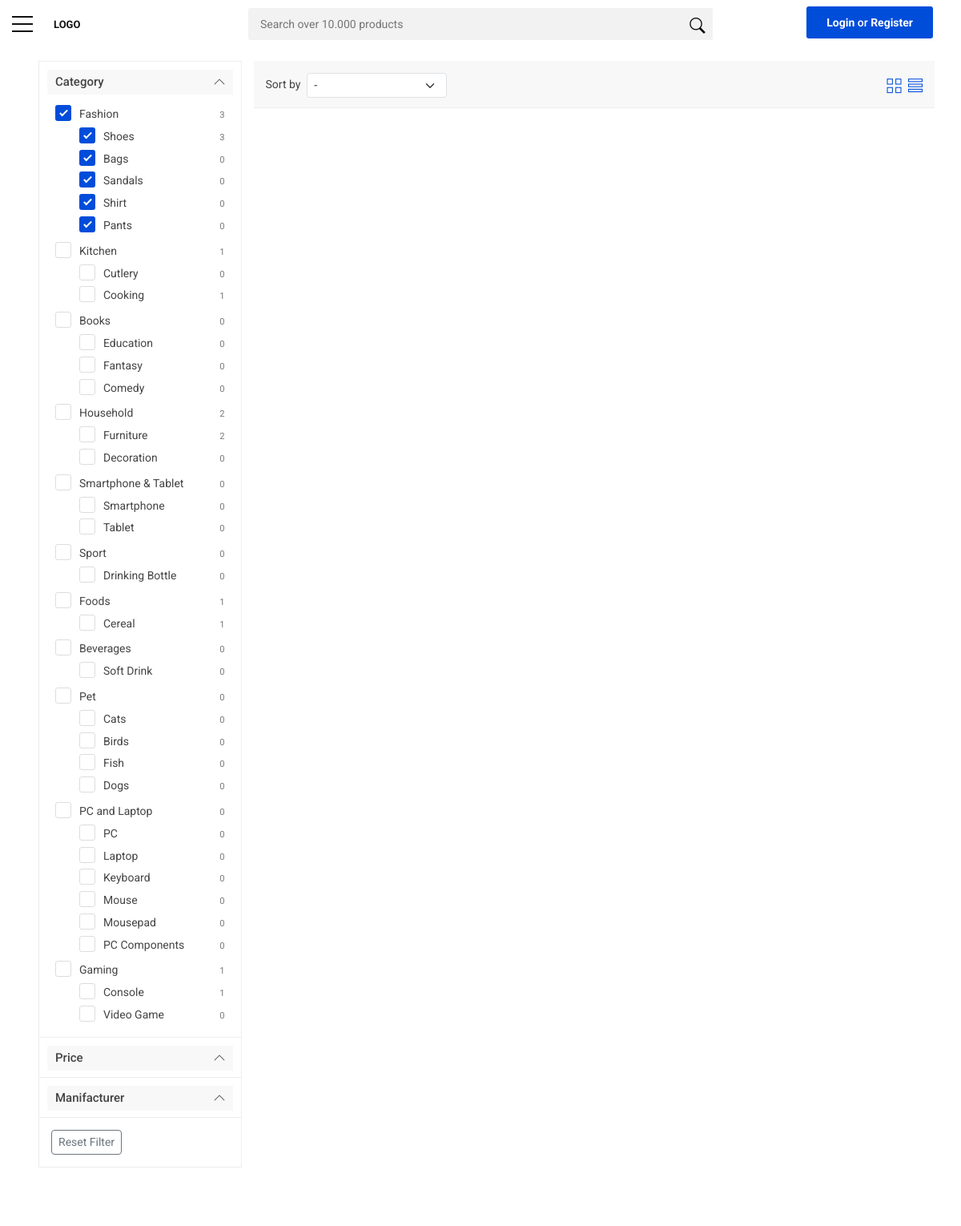
The page /index.php?page=list&view=list&category_id=3 on the database its author committed.
### tables this page shows
CREATE TABLE `category` (
  `category_id` int(11) NOT NULL,
  `category_name` varchar(100) NOT NULL
);

CREATE TABLE `subcategory` (
  `subcategory_id` int(11) NOT NULL,
  `subcategory_name` varchar(100) NOT NULL,
  `category_id` int(11) NOT NULL
);

### config/connect.php (called while the page is built, shortened)
<?php
$severname = '127.0.0.1';
$username = 'root';
$password = '';
$dbname = 'online_shop';
$connect = mysqli_connect($severname, $username, $password, $dbname);
function get($table, $condition = '', $select = '*')
{
    global $connect;
    $query = "SELECT " . $select . " FROM " . $table . " " . $condition;
    $result = mysqli_query($connect, $query);
    return $result;
}

### index.php (the view, shortened to what this page needs)
<?php
include_once 'config/connect.php';
?>
<!DOCTYPE html>
<html lang="en">
<head>
	<link href="https://cdn.jsdelivr.net/npm/bootstrap@5.3.0/dist/css/bootstrap.min.css" rel="stylesheet">
	<link href="css/bootstrap.custom.min.css" rel="stylesheet">
	<link href="css/style.css" rel="stylesheet">
	<link href="css/home_1.css" rel="stylesheet">
	<link href="css/custom.css" rel="stylesheet">
</head>
<body>
	<div id="page">
		<header class="version_1">
			<div class="main_nav Sticky">
				<div class="container">
					<div class="row small-gutters">
						<div class="col-xl-3 col-lg-3 col-md-3">
							<nav class="categories">
								<ul class="clearfix">
									<li>
										<span>
											<a>
												<button class="hamburger hamburger--spin" type="button">
													<span class="hamburger-box">
														<span class="hamburger-inner"></span>
													</span>
												</button>
											</a>
										</span>
										<span>
											<a href="index.php" class="pl-3">LOGO</a>
										</span>
												<?php
												$result = get('category');
												foreach ($result as $data) :
													$category_id = $data['category_id'];
												?>
														<?php
														$result = get('subcategory', 'WHERE category_id=' . $category_id);
														?>
												<?php
												endforeach
												?>
									</li>
								</ul>
							</nav>
						</div>
						<form id="form_search" class="col-xl-6 col-lg-7 col-md-6 d-none d-md-block" method="GET" action="">
							<div class="custom-search-input">
								<input id="search_input" name="search_input" type="text" placeholder="Search over 10.000 products">
								<button name="search_submit" type="submit">
									<i style="font-size:smaller" class="header-icon_search_custom"></i>
								</button>
							</div>
						</form>
						<div class="col-xl-3 col-lg-2 col-md-3">
							<ul class="top_tools">
								<?php
								if (isset($_SESSION['email'])) :
									$email = $_SESSION['email'];
									$result = get('user', 'WHERE email="' . $email . '"');
									$data = mysqli_fetch_assoc($result);
									$user_id = $data['user_id'];
									$user_role = $data['role'];
									if ($user_role != 'seller') :
								?>
										<li>
											<div class="dropdown dropdown-cart">
												<a href="index.php?page=cart_list" style="padding-top:8px">
													<i class="ti-shopping-cart" style="font-size:21pt"></i>
													<?php
													$result = get('cart', 'WHERE user_id=' . $user_id);
													if (mysqli_fetch_assoc($result) > 0) :
														$result = get('cart', 'WHERE user_id=' . $user_id, '*,SUM(quantity) AS total_quantity');
														$data = mysqli_fetch_assoc($result);
														$total_quantity = $data['total_quantity'];
														if ($total_quantity > 0) :
													?>
															<strong><?= $total_quantity ?></strong>
														<?php endif ?>
													<?php endif ?>
												</a>
												<?php
												$get_cart = get('cart', 'WHERE user_id=' . $user_id . ' GROUP BY product_id', '*,SUM(quantity) AS total_quantity');
												if (mysqli_num_rows($get_cart) > 0) :
												?>
													<div class="dropdown-menu" style="width: 300px;">
														<ul>
															<?php
															$subtotal_price = 0;
															foreach ($get_cart as $data_cart) :
																$cart_id = $data_cart['cart_id'];
																$product_id = $data_cart['product_id'];
																$total_quantity = $data_cart['total_quantity'];
																$get_cart_product = get('product', 'WHERE product_id=' . $product_id);
																$data_cart_product = mysqli_fetch_assoc($get_cart_product);
																$cart_product_name = $data_cart_product['product_name'];
																$cart_product_price = $data_cart_product['price'];
																$get_cart_product_image = get('product_image', 'WHERE product_id=' . $product_id . ' ORDER BY image_index DESC');
																if (mysqli_num_rows($get_cart_product_image) > 0) {
																	$data_cart_product_image = mysqli_fetch_assoc($get_cart_product_image);
																	$product_image = $data_cart_product_image['image_name'];
																}
																$get_sale = get('sale', 'WHERE product_id=' . $product_id);
																if (mysqli_num_rows($get_sale) > 0) {
																	$data_sale = mysqli_fetch_assoc($get_sale);
																	$sale = $data_sale['sale'];
																	$price_sale = $cart_product_price - $cart_product_price * (int)$sale / 100;
																	$subtotal_product = $total_quantity * $price_sale;
																	$subtotal_price += $subtotal_product;
																} else {
																	$subtotal_product = $total_quantity * $cart_product_price;
																	$subtotal_price += $subtotal_product;
																}
															?>
																<li style="border:none">
																	<a style="border-bottom:1px solid #ededed" href="index.php?page=product_view&product_id=<?= $product_id ?>">
																		<figure style="width:70px; height:70px;">
																			<?php
																			if (mysqli_num_rows($get_cart_product_image) > 0) :
																			?>
																				<img src="uploads/product/<?= $product_image ?>" alt="product_image" width="100%" style="width:60px; height:60px; object-fit:scale-down">
																			<?php else : ?>
																				<img src="uploads/product/default.jpg" alt="product_image" width="100%" style="width:60px; height:60px; object-fit:scale-down">
																			<?php endif ?>
																		</figure>
																		<div class="ml-4">
																			<p class="m-0" style="font-size:larger; font-weight:500">
																				<span style="color:#004cd7">
																					<?= $total_quantity . '&times; ' ?>
																				</span>
																				<?= $cart_product_name ?>
																			</p>
																			<?php
																			$get_sale = get('sale', 'WHERE product_id=' . $product_id);
																			if (mysqli_num_rows($get_sale) > 0) :
																			?>
																				<p class="new_price m-0"><?= rupiah($price_sale) ?></p>
																				<p class="old_price m-0" style="font-size:small"><?= rupiah($cart_product_price) ?></p>
																			<?php else : ?>
																				<p class="new_price m-0"><?= rupiah($cart_product_price) ?></p>
																			<?php endif ?>
																		</div>
																	</a>
																	<a href="index.php?page=cart_delete&product_id=<?= $product_id ?>" onclick="return confirm('Are you sure you want to REMOVE this PRODUCT from your cart?')" class="action">
																		<i class="ti-trash"></i>
																	</a>
																</li>
															<?php endforeach ?>
														</ul>
														<?php
														$shipping_price = 17000;
														$total_price = $subtotal_price + $shipping_price;
														?>
														<div class="row mt-4">
															<div class="col-6">
																<p class="m-0">Subtotal</p>
																<p class="m-0">Shipping</p>
															</div>
															<div class="col-6">
																<span style="float: right"><?= rupiah($subtotal_price) ?></span>
																<span style="float: right"><?= rupiah($shipping_price) ?></span>
															</div>
														</div>
														<div style="font-size: large; font-weight:bold;" class="mt-2 row">
															<div class="col-6">
																<p class="m-0">Total</p>
															</div>
															<div class="col-6">
																<span style="float: right"><?= rupiah($total_price) ?></span>
															</div>
														</div>
														<a href="index.php?page=cart_list" class="btn_1 mt-2">View Cart</a>
													</div>
												<?php endif ?>
											</div>
										</li>
										<li>
											<a href="index.php?page=wishlist_list" style="padding-top:8px">
												<i class="ti-heart" style="font-size:18pt"></i>
											</a>
										</li>
									<?php else : ?>
										<li>
											<a class="discuss pt-1" href="index.php?page=seller_notification">
												<i style="font-size:14pt" class="ti-announcement"></i>
												<?php
												$get_report_review = get(
													'review_report',
													'INNER JOIN review ON review_report.review_id = review.review_id INNER JOIN product ON review.product_id = product.product_id WHERE product.seller_id =' . $user_id,
													'count(seller_id)'
												);
												$data_discussion = mysqli_fetch_assoc($get_report_review);
												$discussion_count = $data_discussion['count(seller_id)'];
												if ($discussion_count > 0) :
												?>
													<strong><?= $discussion_count ?></strong>
												<?php endif ?>
											</a>
										</li>
									<?php endif ?>
								<?php else : ?>
									<a href="index.php?page=login" class="btn_1  mt-2">
										<b>Login</b> or <b>Register</b>
									</a>
								<?php endif ?>
							</ul>
						</div>
					</div>
				</div>
			</div>
		</header>
		<?php include 'config/page.php' ?>
		<footer class="revealed pt-5 pb-2">
			<div class="container">
				<div class="row">
					<div class="col-2">
						<h3 data-target="#collapse_1">Quick Links</h3>
						<div class="collapse dont-collapse-sm links" id="collapse_1">
							<ul>
								<li class="mb-1"><a href="index.php?page=view_profile">My Profile</a></li>
								<li class="mb-1"><a href="index.php?page=about">About Us</a></li>
								<li class="mb-1"><a href="index.php?page=help">Help & FAQ</a></li>
								<li class="mb-1"><a href="index.php?blog">Blog</a></li>
							</ul>
						</div>
					</div>
					<div class="col-4">
						<h3 data-target="#collapse_2">Categories</h3>
						<div class="collapse dont-collapse-sm links" id="collapse_2">
							<div class="row">
								<div class="col">
									<ul>
										<?php
										$get_category = get('category');
										foreach ($get_category as $i => $data_category) :
											$category_name = $data_category['category_name'];
											if ($i == round(mysqli_num_rows($get_category) / 2)) :
										?>
									</ul>
								</div>
								<div class="col">
									<ul>
									<?php endif ?>
									<li class="mb-1"><a href="index.php?page=list&view=list"><?= $category_name ?></a></li>
								<?php endforeach ?>
									</ul>
								</div>
							</div>
						</div>
					</div>
					<div class="col-3">
						<h3 data-target="#collapse_3">Details</h3>
						<div class="collapse dont-collapse-sm contacts" id="collapse_3">
							<ul>
								<li class="mb-1">
									<i class="ti-home"></i>12345 Jl. Jalan no. 0<br>Malang - Indonesia
								</li>
								<li class="mb-1">
									<i class="ti-email"></i><a href="#">online@shop.com</a>
								</li>
							</ul>
						</div>
					</div>
					<div class="col-3">
						<h3 data-target="#collapse_4">Keep in touch</h3>
						<div class="collapse dont-collapse-sm" id="collapse_4">
							<form action="" method="POST">
								<div id="newsletter">
									<div class="form-group">
										<button type="submit" id="submit-newsletter">
										</button>
									</div>
								</div>
							</form>
							<div class="follow_us">
								<h5>Follow Us</h5>
								<ul>
									<li>
										<a href="https://www.youtube.com/">
										</a>
									</li>
									<li>
										<a href="https://www.instagram.com/">
										</a>
									</li>
								</ul>
							</div>
						</div>
					</div>
				</div>
				<div class="row add_bottom_25">
					<div class="col-lg-6">
						<ul class="footer-selector clearfix">
							<li><img data-src="img/cards_all.svg" alt="" width="198" height="30" class="lazy"></li>
						</ul>
					</div>
					<div class="col-lg-6">
						<ul class="additional_links">
							<li>
								<a href="index.php?page=terms">Terms and conditions</a>
							</li>
							<li>
								<a href="index.php?page=help">Help and FAQ</a>
							</li>
							<li>
								<span>&copy; 2023 Online_Shop</span>
							</li>
						</ul>
					</div>
				</div>
			</div>
		</footer>
	</div>
</body>
</html>

### page/list.php (shortened to what this page needs)
<!DOCTYPE html>
<html lang="en">
<head>
	<link href="css/bootstrap.custom.min.css" rel="stylesheet">
	<link href="css/style.css" rel="stylesheet">
	<link href="css/listing.css" rel="stylesheet">
	<link href="css/custom.css" rel="stylesheet">
</head>
<body>
	<main>
		<div class="container-fluid px-5">
			<div class="row">
				<aside class="col-lg-3 mt-3 mb-5" id="sidebar_fixed">
					<div class="filter_col">
						<div class="filter_type version_2">
							<h4>
								<a href="#filter_1" data-toggle="collapse" class="opened">Category</a>
							</h4>
							<div class="collapse show" id="filter_1">
								<ul>
									<?php
									$result = get('category');
									foreach ($result as $data) :
										$category_id = $data['category_id'];
										$category_name = $data['category_name'];
									?>
										<li class="category-group">
											<label class="container_check"><?= $category_name ?>
												<?php
												$result = get('product', 'WHERE category_id="' . $category_id . '"', 'count(*)');
												$data = mysqli_fetch_assoc($result);
												$category_count = $data['count(*)'];
												?>
												<small><?= $category_count ?></small>
												<span class="checkmark"></span>
												<?php
												$result = get('subcategory', 'WHERE category_id=' . $category_id);
												foreach ($result as $data) :
													$subcategory_id = $data['subcategory_id'];
													$subcategory_name = $data['subcategory_name'];
												?>
													<ul class="m-0 p-0 pt-1 subcategory-group">
														<li>
															<label class="container_check m-0"><?= $subcategory_name ?>
																<?php
																$result = get('product', 'WHERE subcategory_id="' . $subcategory_id . '"', 'count(*)');
																$data = mysqli_fetch_assoc($result);
																$subcategory_count = $data['count(*)'];
																?>
																<small><?= $subcategory_count ?></small>
																<span class="checkmark"></span>
														</li>
													</ul>
												<?php endforeach ?>
											</label>
										</li>
									<?php endforeach ?>
								</ul>
							</div>
						</div>
						<div class="filter_type version_2">
							<h4>
								<a href="#filter_4" data-toggle="collapse" class="opened">Price</a>
							</h4>
						</div>
						<div class="filter_type version_2">
							<h4><a href="#filter_3" data-toggle="collapse" class="opened">Manifacturer</a></h4>
						</div>
						<a href="#" onclick="resetFilter()" class="btn btn-sm btn-outline-secondary">Reset Filter</a>
					</div>
				</aside>
				<div class="col-lg-9 mt-3 mb-5">
					<div class="toolbox elemento_stick add_bottom_30 row">
						<div class="col-10">
							<span class="mt-1 mr-2" style="float:left">Sort by</span>
							<select class="form-select form-select-sm" id="sort" style="width:175px">
								<option value="" selected>-</option>
							</select>
						</div>
						<div class="col text-right mt-1" style="font-size:large">
							<a class="mr-1" href="index.php?page=list&view=grid">
								<i class="ti-view-grid"></i>
							</a>
							<a href="index.php?page=list&view=list">
								<i class="ti-view-list"></i>
							</a>
						</div>
					</div>
				</div>
			</div>
		</div>
	</main>
</body>

### rows shown on the page
category: category_name "Fashion", category_count "3"
subcategory: subcategory_name "Shoes", subcategory_count "3"
subcategory: subcategory_name "Bags", subcategory_count "0"
subcategory: subcategory_name "Sandals", subcategory_count "0"
subcategory: subcategory_name "Shirt", subcategory_count "0"
subcategory: subcategory_name "Pants", subcategory_count "0"
category: category_name "Kitchen", category_count "1"
subcategory: subcategory_name "Cutlery", subcategory_count "0"
subcategory: subcategory_name "Cooking", subcategory_count "1"
category: category_name "Books", category_count "0"
subcategory: subcategory_name "Education", subcategory_count "0"
subcategory: subcategory_name "Fantasy", subcategory_count "0"
subcategory: subcategory_name "Comedy", subcategory_count "0"
category: category_name "Household", category_count "2"
subcategory: subcategory_name "Furniture", subcategory_count "2"
subcategory: subcategory_name "Decoration", subcategory_count "0"
category: category_name "Smartphone & Tablet", category_count "0"
subcategory: subcategory_name "Smartphone", subcategory_count "0"
subcategory: subcategory_name "Tablet", subcategory_count "0"
category: category_name "Sport", category_count "0"
subcategory: subcategory_name "Drinking Bottle", subcategory_count "0"
category: category_name "Foods", category_count "1"
subcategory: subcategory_name "Cereal", subcategory_count "1"
category: category_name "Beverages", category_count "0"
subcategory: subcategory_name "Soft Drink", subcategory_count "0"
category: category_name "Pet", category_count "0"
subcategory: subcategory_name "Cats", subcategory_count "0"
subcategory: subcategory_name "Birds", subcategory_count "0"
subcategory: subcategory_name "Fish", subcategory_count "0"
subcategory: subcategory_name "Dogs", subcategory_count "0"
category: category_name "PC and Laptop", category_count "0"
subcategory: subcategory_name "PC", subcategory_count "0"
subcategory: subcategory_name "Laptop", subcategory_count "0"
subcategory: subcategory_name "Keyboard", subcategory_count "0"
subcategory: subcategory_name "Mouse", subcategory_count "0"
subcategory: subcategory_name "Mousepad", subcategory_count "0"
subcategory: subcategory_name "PC Components", subcategory_count "0"
category: category_name "Gaming", category_count "1"
subcategory: subcategory_name "Console", subcategory_count "1"
subcategory: subcategory_name "Video Game", subcategory_count "0"
